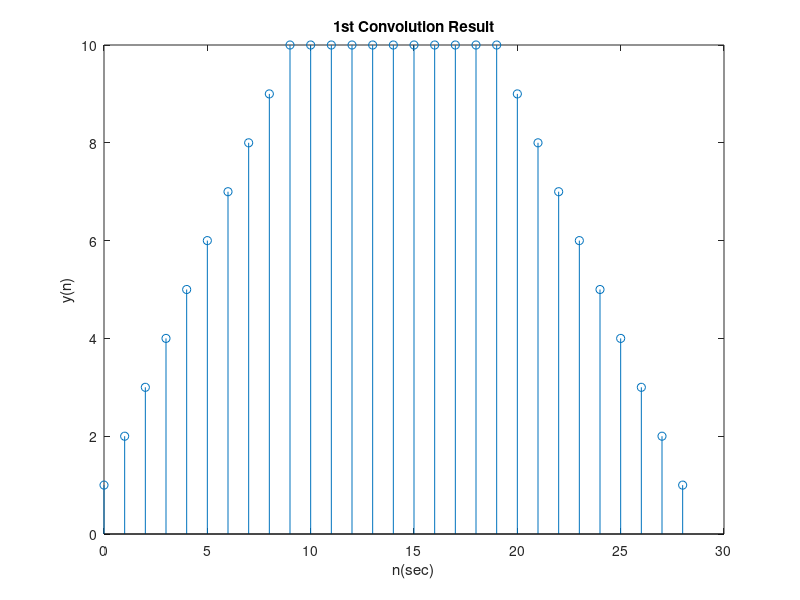
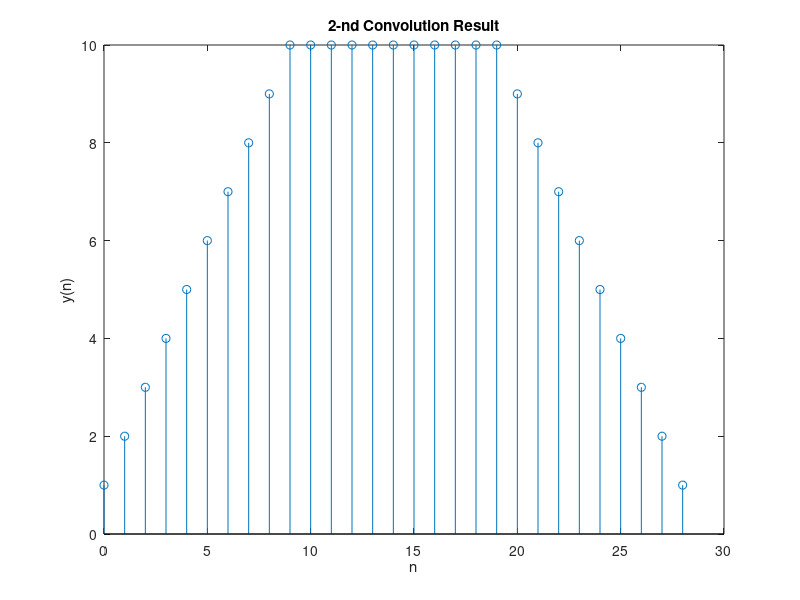
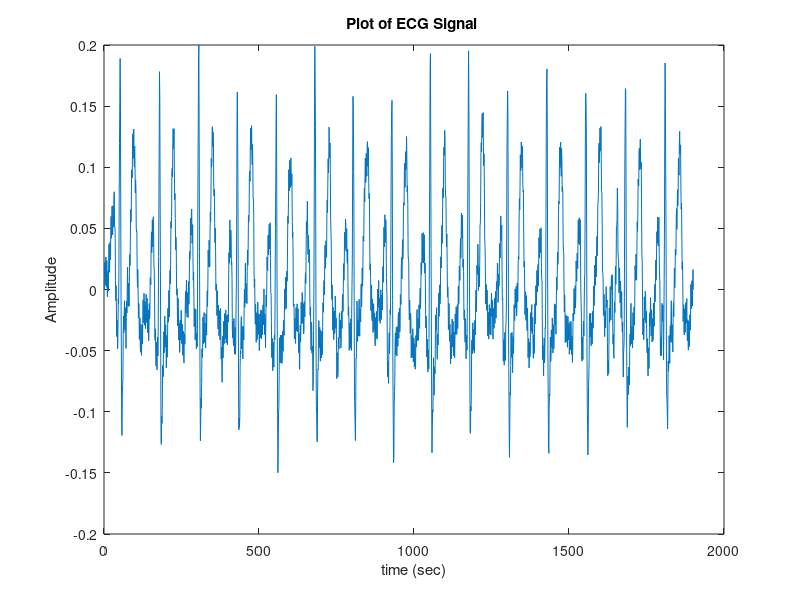

Write the MATLAB code that produced these figures, in order. (Note: this script raises an error after producing the figures.)
%% Cesar Nunez Rodriguez
%% Signals Lab 4
%% Part1

% Method 1

n=0:28;
x=ones(1,20);
k=1:10;
h(k)=1;

y=conv(x,h);
figure(1)
stem(n,y)
xlabel('n(sec)')
ylabel('y(n)')
title('1st Convolution Result'),

% Method 2

h1=[ones(1,10) zeros(1,19)];
x1=[ones(1,20) zeros(1,9)];
y1=zeros(size(n));
for n1=1:length(n)
    for k=1:n1
        y1(n1)=y1(n1)+x1(k).*h1(n1-k+1);
    end
end
figure(2)
stem(n,y1),xlabel('n'),ylabel('y(n)')
title('2-nd Convolution Result')

%c
%the lenght of y[n]=x[n]*h[n] is p+q-1
%% Part 2

data=load('ECG_p4.mat')

figure(3)
plot (data.ECG)
title('Plot of ECG Signal ')
xlabel('time (sec)')
ylabel('Amplitude')

fs= 200;
figure(4)
spectrogram(data.ECG,256,250,512,fs,'yaxis')
title('Spectrogram of ECG Signal')

ni = [-3 -2 -1 0 1 2 3];
hi = [0.25*0.25 0.25*0.5 0.25*.75 1*0.25 0.25*.75 0.25*0.5 0.25*0.25];
figure(5)
stem(ni,hi),xlabel('n'),ylabel('h(n)')
title('Impulse Response of FIR System')

yf=conv(hi,data.ECG);
fs = 200;
t = 0:(1/fs):9.53;
figure(6)
plot(t,yf.')
title('Time Domain of FIR Output with Noisy ECG Signal');

figure(7)
spectrogram(yf,256,250,512,fs,'yaxis')
title('Spectrogram of FIR Output with Noisy ECG Signal');